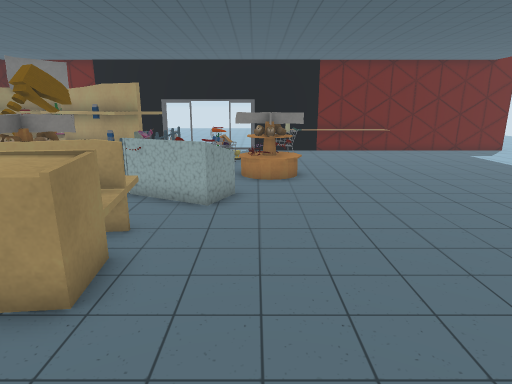
[1] (above)

23 first-person views from a walk through a scene from a Unity 3-D project. The camera is 1.3 m above the floor, tilts 14° down and sees 75° across. The floor is counted in squares, 0.5 m on a side. Each view is taken from the middle of a square. On the plan, view 1 faces up. The plan holds only what a view shows up to about 20 squares ahead; the rest is blank. The place goes on beyond the plan. Door leaves are left out, so doorways stand open.

[2]
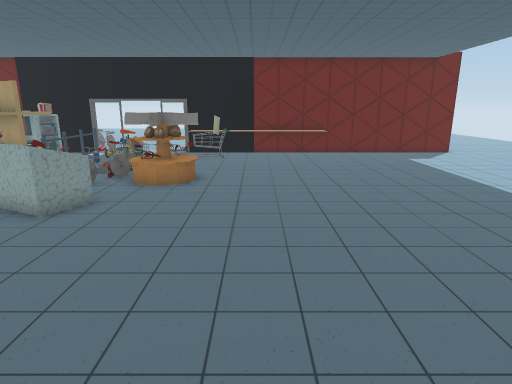

[3]
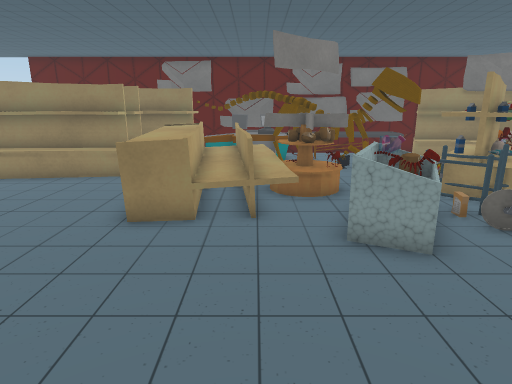

[4]
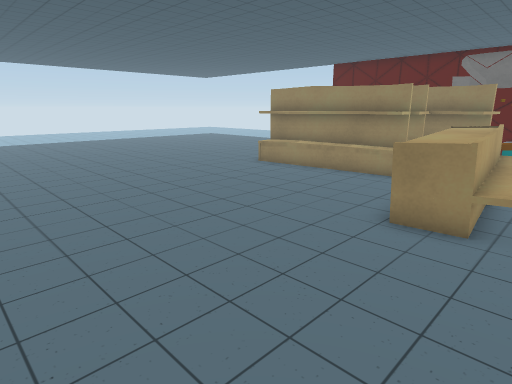

[5]
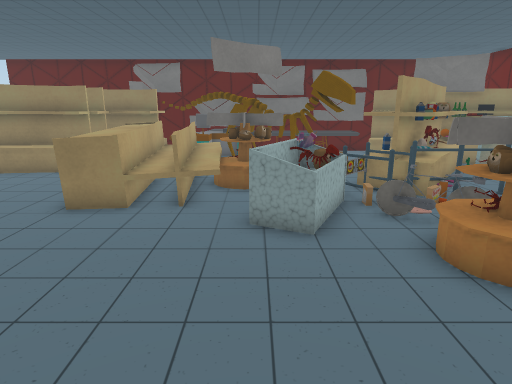

[6]
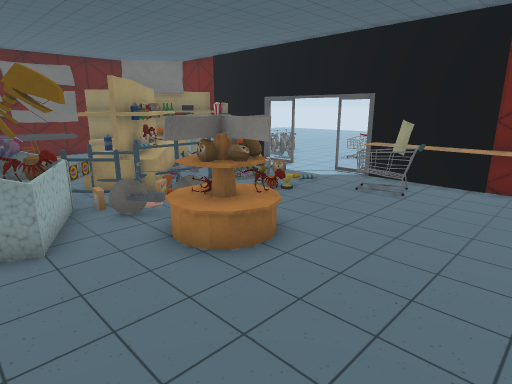

[7]
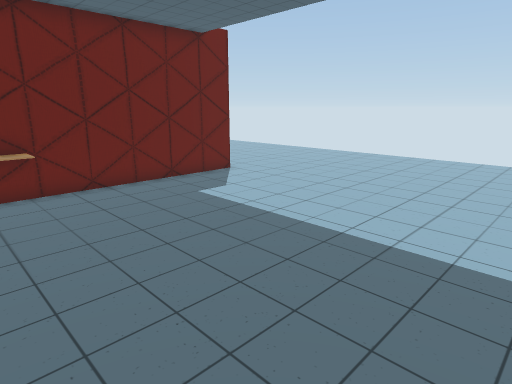

[8]
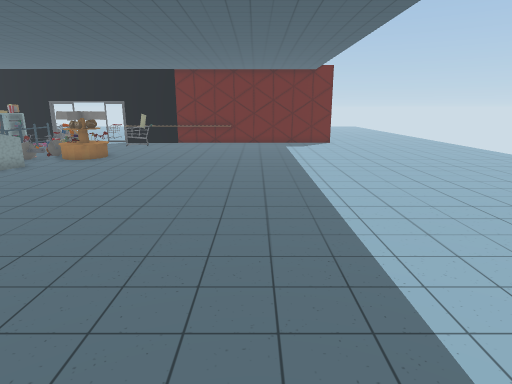

[9]
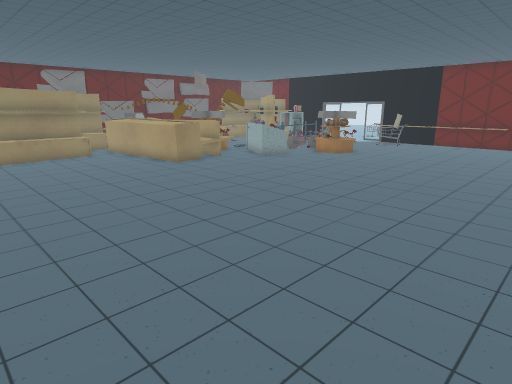

[10]
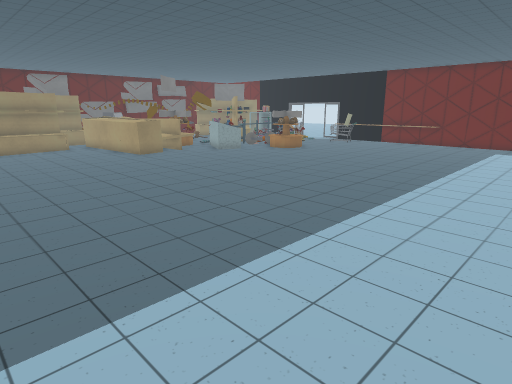

[11]
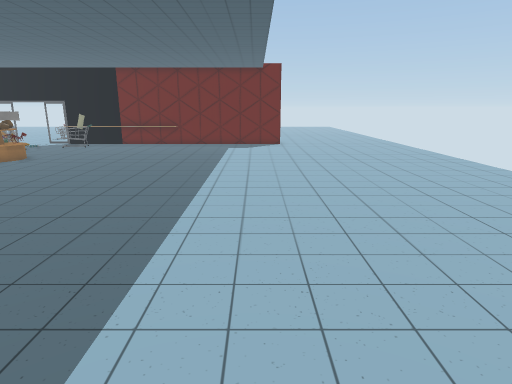

[12]
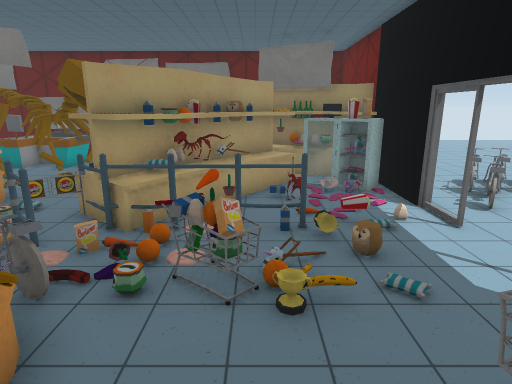

[13]
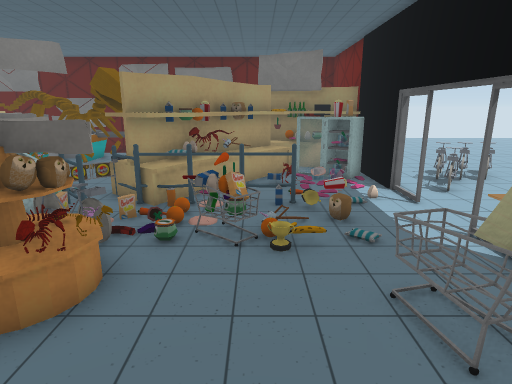

[14]
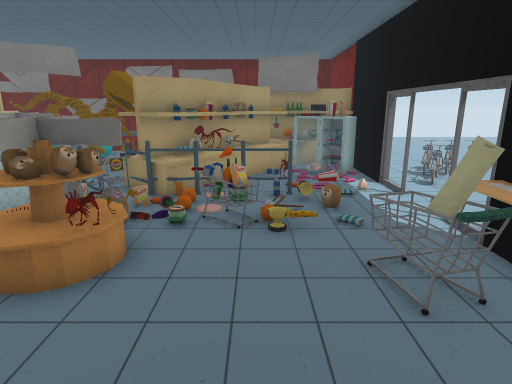

[15]
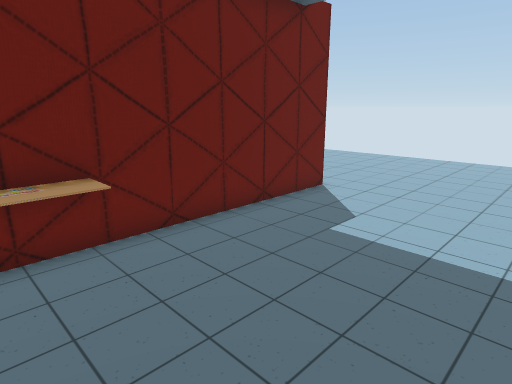

[16]
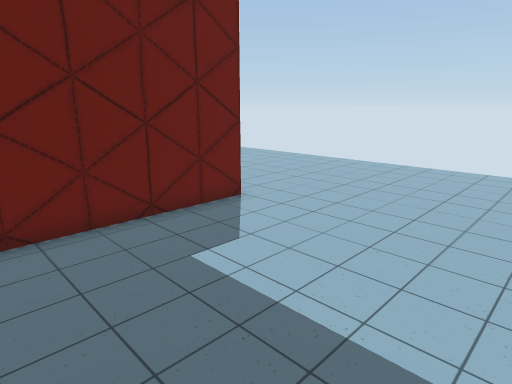

[17]
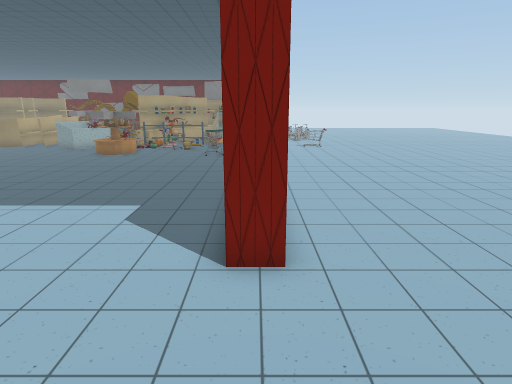

[18]
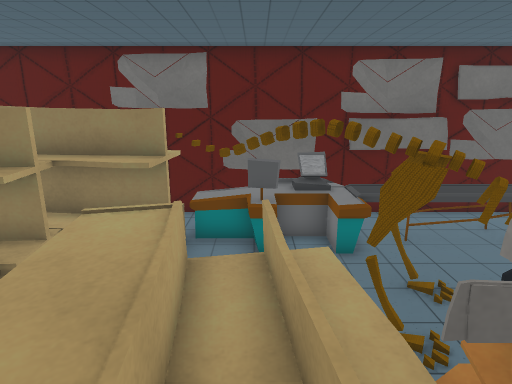

[19]
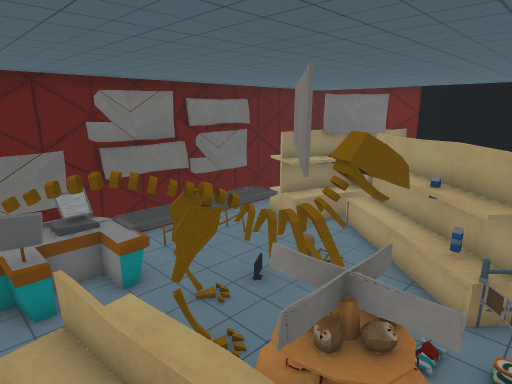

[20]
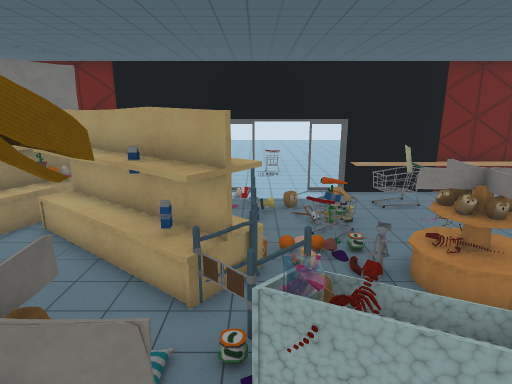

[21]
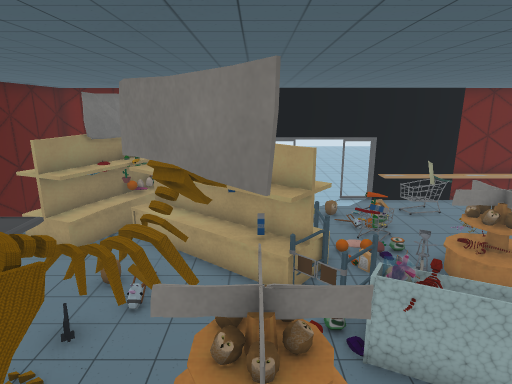

[22]
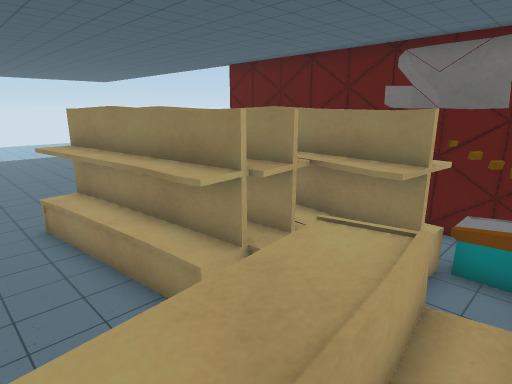

[23]
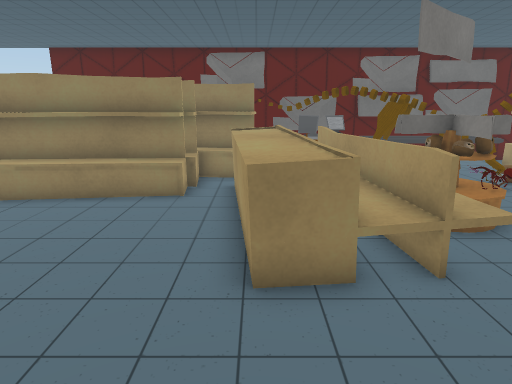

### Floor plan
Key: @ floor where view 1 was taken; # wall or solid block; . main floor; : floor 0.25 m higher than the main floor; + floor 0.5 m higher than the main floor; * floor 1 m higher than the main floor; / step, stairs or slope; D open door; C cart; F fence; E egg; B bike; G gate; M monitor; A banana; O other object.
Columns run from 15 left of view 1 to 21 right of it. Each row starts with its distance up from view 1.
 25     ...BO............................
 24     ...B:B...... ....................
 23       ...BB.....       ..............
 22 #    ######DDD#################......
 21 #   OO##################      #......
 20 #   OMOOO.E.....CC...................
 19 #  OOO.O........OC...................
 18 #  OOOOO.:.F.OA......................
 17 # OOOOOOO..F.OO......................
 16 #OOO.OOOOO.F.E.......................
 15 # OO..OOOOOF...OO....................
 14 #OOO....OOOF..BOO....................
 13 #OOO.O..OOGGGBBOO....................
 12 #OOO..:OO..GG........................
 11 #OOO..OOO..OOOO......................
 10 #OOO..OOO..OO+O......................
  9 #OOO.OOOOOO/.OO......................
  8 #OOO.OO.OO///........................
  7 #OOOOO  ++///........................
  6 #OOOO    ++++........................
  5 #OOOO    //*O........................
  4 #OOOO     ***........................
  3 #  OO...............................
  2 #  OOOOO...........................
  1    OOOOO..........................
  0    O OOO.......@..................
 -1    O OOO.........................
 -2      OOO........................
 -3      OOO.......................
 -4        OO.....................
 -5        OO........... ........  .

Positions as (right, up) in squares from view 1, and headings:
1: (0, 0), facing up
2: (4, 1), facing up
3: (5, 7), facing left
4: (5, 7), facing down-left
5: (6, 9), facing left
6: (6, 9), facing up-left
7: (6, 10), facing up-right
8: (10, -5), facing up
9: (12, -5), facing up-left
10: (16, -5), facing up-left
11: (14, -4), facing up
12: (3, 17), facing left
13: (5, 17), facing left
14: (6, 17), facing left
15: (6, 15), facing up-right
16: (9, 14), facing up-right
17: (21, 22), facing left
18: (-4, 6), facing left
19: (-4, 5), facing up-left
20: (-4, 7), facing up
21: (-6, 5), facing up
22: (-5, 6), facing down-left
23: (2, 4), facing left
